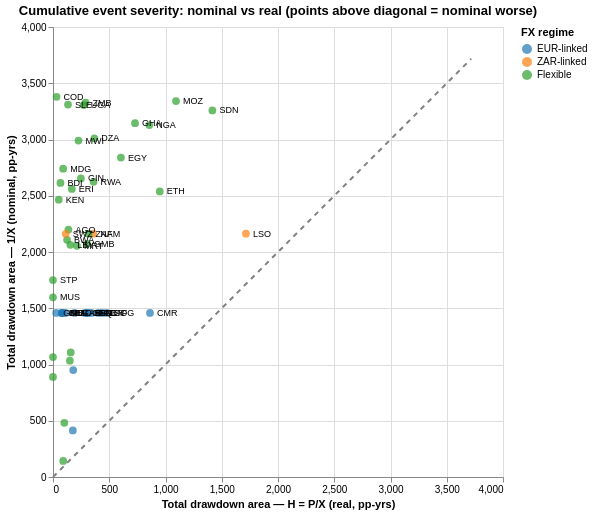

This figure's notebook cell:
### Code cell
# Per-country comparison: drawdown area nominal vs H
# Aggregate by country: total drawdown area and number of events
h_by_c = ev_H_90.groupby('Country').agg(
    n_events_H=('Duration', 'count'),
    total_area_H=('Drawdown_Area', 'sum'),
    total_duration_H=('Duration', 'sum'),
).reset_index()

nom_by_c = ev_nom_90.groupby('Country').agg(
    n_events_nom=('Duration', 'count'),
    total_area_nom=('Drawdown_Area', 'sum'),
    total_duration_nom=('Duration', 'sum'),
).reset_index()

scatter_data = h_by_c.merge(nom_by_c, on='Country', how='outer').fillna(0)
scatter_data['total_area_H'] = scatter_data['total_area_H'].abs()
scatter_data['total_area_nom'] = scatter_data['total_area_nom'].abs()

scatter_data['regime'] = scatter_data['Country'].map(
    lambda c: fx_regime.get(c, 'Flexible')
)

max_val = max(scatter_data['total_area_H'].max(), scatter_data['total_area_nom'].max()) * 1.1

scatter = alt.Chart(scatter_data).mark_circle(size=60).encode(
    x=alt.X('total_area_H:Q', title='Total drawdown area — H = P/X (real, pp-yrs)',
            scale=alt.Scale(domain=[0, max_val])),
    y=alt.Y('total_area_nom:Q', title='Total drawdown area — 1/X (nominal, pp-yrs)',
            scale=alt.Scale(domain=[0, max_val])),
    color=alt.Color('regime:N', title='FX regime',
                    scale=alt.Scale(domain=['EUR-linked', 'ZAR-linked', 'Flexible'],
                                    range=['#1f77b4', '#ff7f0e', '#2ca02c'])),
    tooltip=['Country:N', 'regime:N',
             alt.Tooltip('total_area_H:Q', format='.0f', title='H drawdown'),
             alt.Tooltip('total_area_nom:Q', format='.0f', title='Nominal drawdown'),
             'n_events_H:Q', 'n_events_nom:Q'],
).properties(
    title='Total drawdown area by country: nominal vs real (1990-2023)',
    width=450, height=450
)

line_data = pd.DataFrame({'x': [0, max_val], 'y': [0, max_val]})
diag = alt.Chart(line_data).mark_line(strokeDash=[5,5], color='grey').encode(
    x='x:Q', y='y:Q'
)

# Filter to outliers for labels
threshold = max_val * 0.3
outliers = scatter_data[
    (scatter_data['total_area_nom'] > threshold) | (scatter_data['total_area_H'] > threshold)
].copy()
labels = alt.Chart(outliers).mark_text(
    align='left', dx=7, fontSize=9
).encode(
    x='total_area_H:Q',
    y='total_area_nom:Q',
    text='Country:N'
)

(scatter + diag + labels).properties(
    title='Cumulative event severity: nominal vs real (points above diagonal = nominal worse)'
)

### Figure 1 — Vega-Lite specification as saved in the notebook (floating-point values rounded to 4 significant figures)
{"config": {"view": {"continuousWidth": 300, "continuousHeight": 300}}, "layer": [{"data": {"name": "data-2d0dc20d23da7a37b0ed856e98d4dcea"}, "mark": {"type": "circle", "size": 60}, "encoding": {"color": {"field": "regime", "scale": {"domain": ["EUR-linked", "ZAR-linked", "Flexible"], "range": ["#1f77b4", "#ff7f0e", "#2ca02c"]}, "title": "FX regime", "type": "nominal"}, "tooltip": [{"field": "Country", "type": "nominal"}, {"field": "regime", "type": "nominal"}, {"field": "total_area_H", "format": ".0f", "title": "H drawdown", "type": "quantitative"}, {"field": "total_area_nom", "format": ".0f", "title": "Nominal drawdown", "type": "quantitative"}, {"field": "n_events_H", "type": "quantitative"}, {"field": "n_events_nom", "type": "quantitative"}], "x": {"field": "total_area_H", "scale": {"domain": [0, 3717.0]}, "title": "Total drawdown area — H = P/X (real, pp-yrs)", "type": "quantitative"}, "y": {"field": "total_area_nom", "scale": {"domain": [0, 3717.0]}, "title": "Total drawdown area — 1/X (nominal, pp-yrs)", "type": "quantitative"}}, "title": "Total drawdown area by country: nominal vs real (1990-2023)"}, {"data": {"name": "data-2ca8912567378e03ac1d0f1eaf488a29"}, "mark": {"type": "line", "color": "grey", "strokeDash": [5, 5]}, "encoding": {"x": {"field": "x", "type": "quantitative"}, "y": {"field": "y", "type": "quantitative"}}}, {"data": {"name": "data-3c28106071727974316c403ae6781e3d"}, "mark": {"type": "text", "align": "left", "dx": 7, "fontSize": 9}, "encoding": {"text": {"field": "Country", "type": "nominal"}, "x": {"field": "total_area_H", "type": "quantitative"}, "y": {"field": "total_area_nom", "type": "quantitative"}}}], "height": 450, "title": "Cumulative event severity: nominal vs real (points above diagonal = nominal worse)", "width": 450, "$schema": "https://vega.github.io/schema/vega-lite/v5.20.1.json", "datasets": {"data-2d0dc20d23da7a37b0ed856e98d4dcea": [{"Country": "AGO", "n_events_H": 1.0, "total_area_H": 137.0, "total_duration_H": 6.0, "n_events_nom": 1, "total_area_nom": 2200.0, "total_duration_nom": 34, "regime": "Flexible"}, {"Country": "BDI", "n_events_H": 3.0, "total_area_H": 66.04, "total_duration_H": 10.0, "n_events_nom": 1, "total_area_nom": 2614.0, "total_duration_nom": 34, "regime": "Flexible"}, {"Country": "BEN", "n_events_H": 2.0, "total_area_H": 77.61, "total_duration_H": 8.0, "n_events_nom": 1, "total_area_nom": 1459.0, "total_duration_nom": 31, "regime": "EUR-linked"}, {"Country": "BFA", "n_events_H": 2.0, "total_area_H": 311.5, "total_duration_H": 15.0, "n_events_nom": 1, "total_area_nom": 1459.0, "total_duration_nom": 31, "regime": "EUR-linked"}, {"Country": "BWA", "n_events_H": 2.0, "total_area_H": 124.9, "total_duration_H": 10.0, "n_events_nom": 1, "total_area_nom": 2108.0, "total_duration_nom": 33, "regime": "Flexible"}, {"Country": "CAF", "n_events_H": 1.0, "total_area_H": 437.5, "total_duration_H": 14.0, "n_events_nom": 1, "total_area_nom": 1459.0, "total_duration_nom": 31, "regime": "EUR-linked"}, {"Country": "CIV", "n_events_H": 2.0, "total_area_H": 78.45, "total_duration_H": 8.0, "n_events_nom": 1, "total_area_nom": 1459.0, "total_duration_nom": 31, "regime": "EUR-linked"}, {"Country": "CMR", "n_events_H": 1.0, "total_area_H": 862.1, "total_duration_H": 31.0, "n_events_nom": 1, "total_area_nom": 1459.0, "total_duration_nom": 31, "regime": "EUR-linked"}, {"Country": "COD", "n_events_H": 2.0, "total_area_H": 31.62, "total_duration_H": 6.0, "n_events_nom": 1, "total_area_nom": 3379.0, "total_duration_nom": 34, "regime": "Flexible"}, {"Country": "COG", "n_events_H": 2.0, "total_area_H": 477.9, "total_duration_H": 17.0, "n_events_nom": 1, "total_area_nom": 1459.0, "total_duration_nom": 31, "regime": "EUR-linked"}, {"Country": "COM", "n_events_H": 3.0, "total_area_H": 179.9, "total_duration_H": 16.0, "n_events_nom": 1, "total_area_nom": 951.0, "total_duration_nom": 31, "regime": "EUR-linked"}, {"Country": "CPV", "n_events_H": 2.0, "total_area_H": 176.4, "total_duration_H": 14.0, "n_events_nom": 3, "total_area_nom": 413.5, "total_duration_nom": 26, "regime": "EUR-linked"}, {"Country": "DZA", "n_events_H": 2.0, "total_area_H": 367.5, "total_duration_H": 21.0, "n_events_nom": 1, "total_area_nom": 3010.0, "total_duration_nom": 34, "regime": "Flexible"}, {"Country": "EGY", "n_events_H": 2.0, "total_area_H": 603.6, "total_duration_H": 24.0, "n_events_nom": 1, "total_area_nom": 2840.0, "total_duration_nom": 34, "regime": "Flexible"}, {"Country": "ERI", "n_events_H": 1.0, "total_area_H": 167.0, "total_duration_H": 8.0, "n_events_nom": 1, "total_area_nom": 2561.0, "total_duration_nom": 33, "regime": "Flexible"}, {"Country": "ETH", "n_events_H": 1.0, "total_area_H": 948.8, "total_duration_H": 25.0, "n_events_nom": 1, "total_area_nom": 2538.0, "total_duration_nom": 33, "regime": "Flexible"}, {"Country": "GAB", "n_events_H": 2.0, "total_area_H": 192.8, "total_duration_H": 13.0, "n_events_nom": 1, "total_area_nom": 1459.0, "total_duration_nom": 31, "regime": "EUR-linked"}, {"Country": "GHA", "n_events_H": 2.0, "total_area_H": 729.0, "total_duration_H": 27.0, "n_events_nom": 1, "total_area_nom": 3145.0, "total_duration_nom": 34, "regime": "Flexible"}, {"Country": "GIN", "n_events_H": 2.0, "total_area_H": 248.0, "total_duration_H": 13.0, "n_events_nom": 1, "total_area_nom": 2654.0, "total_duration_nom": 34, "regime": "Flexible"}, {"Country": "GMB", "n_events_H": 2.0, "total_area_H": 303.0, "total_duration_H": 17.0, "n_events_nom": 1, "total_area_nom": 2072.0, "total_duration_nom": 34, "regime": "Flexible"}, {"Country": "GNB", "n_events_H": 1.0, "total_area_H": 27.97, "total_duration_H": 4.0, "n_events_nom": 1, "total_area_nom": 1459.0, "total_duration_nom": 31, "regime": "EUR-linked"}, {"Country": "GNQ", "n_events_H": 2.0, "total_area_H": 284.5, "total_duration_H": 12.0, "n_events_nom": 1, "total_area_nom": 1459.0, "total_duration_nom": 31, "regime": "EUR-linked"}, {"Country": "KEN", "n_events_H": 1.0, "total_area_H": 51.18, "total_duration_H": 4.0, "n_events_nom": 1, "total_area_nom": 2465.0, "total_duration_nom": 34, "regime": "Flexible"}, {"Country": "LBY", "n_events_H": 1.0, "total_area_H": 153.9, "total_duration_H": 4.0, "n_events_nom": 1, "total_area_nom": 2063.0, "total_duration_nom": 31, "regime": "Flexible"}, {"Country": "LSO", "n_events_H": 1.0, "total_area_H": 1715.0, "total_duration_H": 29.0, "n_events_nom": 1, "total_area_nom": 2163.0, "total_duration_nom": 34, "regime": "ZAR-linked"}, {"Country": "MAR", "n_events_H": 2.0, "total_area_H": 90.86, "total_duration_H": 10.0, "n_events_nom": 2, "total_area_nom": 142.3, "total_duration_nom": 13, "regime": "Flexible"}, {"Country": "MDG", "n_events_H": 4.0, "total_area_H": 90.31, "total_duration_H": 12.0, "n_events_nom": 1, "total_area_nom": 2741.0, "total_duration_nom": 34, "regime": "Flexible"}, {"Country": "MLI", "n_events_H": 3.0, "total_area_H": 85.58, "total_duration_H": 10.0, "n_events_nom": 1, "total_area_nom": 1459.0, "total_duration_nom": 31, "regime": "EUR-linked"}, {"Country": "MOZ", "n_events_H": 1.0, "total_area_H": 1093.0, "total_duration_H": 34.0, "n_events_nom": 1, "total_area_nom": 3342.0, "total_duration_nom": 34, "regime": "Flexible"}, {"Country": "MRT", "n_events_H": 2.0, "total_area_H": 212.9, "total_duration_H": 12.0, "n_events_nom": 1, "total_area_nom": 2055.0, "total_duration_nom": 32, "regime": "Flexible"}, {"Country": "MUS", "n_events_H": 0.0, "total_area_H": 0.0, "total_duration_H": 0.0, "n_events_nom": 1, "total_area_nom": 1597.0, "total_duration_nom": 34, "regime": "Flexible"}, {"Country": "MWI", "n_events_H": 1.0, "total_area_H": 226.4, "total_duration_H": 12.0, "n_events_nom": 1, "total_area_nom": 2991.0, "total_duration_nom": 34, "regime": "Flexible"}, {"Country": "NAM", "n_events_H": 2.0, "total_area_H": 357.5, "total_duration_H": 18.0, "n_events_nom": 1, "total_area_nom": 2163.0, "total_duration_nom": 34, "regime": "ZAR-linked"}, {"Country": "NER", "n_events_H": 2.0, "total_area_H": 403.1, "total_duration_H": 17.0, "n_events_nom": 1, "total_area_nom": 1459.0, "total_duration_nom": 31, "regime": "EUR-linked"}, {"Country": "NGA", "n_events_H": 3.0, "total_area_H": 856.1, "total_duration_H": 24.0, "n_events_nom": 1, "total_area_nom": 3128.0, "total_duration_nom": 34, "regime": "Flexible"}, {"Country": "RWA", "n_events_H": 4.0, "total_area_H": 360.7, "total_duration_H": 22.0, "n_events_nom": 1, "total_area_nom": 2624.0, "total_duration_nom": 34, "regime": "Flexible"}, {"Country": "SDN", "n_events_H": 2.0, "total_area_H": 1417.0, "total_duration_H": 28.0, "n_events_nom": 1, "total_area_nom": 3259.0, "total_duration_nom": 34, "regime": "Flexible"}, {"Country": "SEN", "n_events_H": 2.0, "total_area_H": 300.2, "total_duration_H": 19.0, "n_events_nom": 1, "total_area_nom": 1459.0, "total_duration_nom": 31, "regime": "EUR-linked"}, {"Country": "SLE", "n_events_H": 1.0, "total_area_H": 133.3, "total_duration_H": 9.0, "n_events_nom": 1, "total_area_nom": 3310.0, "total_duration_nom": 34, "regime": "Flexible"}, {"Country": "SSD", "n_events_H": 0.0, "total_area_H": 0.0, "total_duration_H": 0.0, "n_events_nom": 1, "total_area_nom": 889.0, "total_duration_nom": 13, "regime": "Flexible"}, {"Country": "STP", "n_events_H": 0.0, "total_area_H": 0.0, "total_duration_H": 0.0, "n_events_nom": 2, "total_area_nom": 1751.0, "total_duration_nom": 30, "regime": "Flexible"}, {"Country": "SWZ", "n_events_H": 2.0, "total_area_H": 112.8, "total_duration_H": 10.0, "n_events_nom": 1, "total_area_nom": 2162.0, "total_duration_nom": 34, "regime": "ZAR-linked"}, {"Country": "SYC", "n_events_H": 4.0, "total_area_H": 150.0, "total_duration_H": 14.0, "n_events_nom": 2, "total_area_nom": 1034.0, "total_duration_nom": 22, "regime": "Flexible"}, {"Country": "TCD", "n_events_H": 2.0, "total_area_H": 342.1, "total_duration_H": 21.0, "n_events_nom": 1, "total_area_nom": 1459.0, "total_duration_nom": 31, "regime": "EUR-linked"}, {"Country": "TGO", "n_events_H": 3.0, "total_area_H": 110.1, "total_duration_H": 12.0, "n_events_nom": 1, "total_area_nom": 1459.0, "total_duration_nom": 31, "regime": "EUR-linked"}, {"Country": "TUN", "n_events_H": 2.0, "total_area_H": 157.7, "total_duration_H": 13.0, "n_events_nom": 2, "total_area_nom": 1108.0, "total_duration_nom": 32, "regime": "Flexible"}, {"Country": "TZA", "n_events_H": 0.0, "total_area_H": 0.0, "total_duration_H": 0.0, "n_events_nom": 1, "total_area_nom": 1066.0, "total_duration_nom": 22, "regime": "Flexible"}, {"Country": "UGA", "n_events_H": 3.0, "total_area_H": 273.3, "total_duration_H": 16.0, "n_events_nom": 1, "total_area_nom": 3306.0, "total_duration_nom": 34, "regime": "Flexible"}, {"Country": "ZAF", "n_events_H": 2.0, "total_area_H": 315.7, "total_duration_H": 18.0, "n_events_nom": 1, "total_area_nom": 2163.0, "total_duration_nom": 34, "regime": "Flexible"}, {"Country": "ZMB", "n_events_H": 1.0, "total_area_H": 289.6, "total_duration_H": 10.0, "n_events_nom": 1, "total_area_nom": 3328.0, "total_duration_nom": 34, "regime": "Flexible"}, {"Country": "ZWE", "n_events_H": 1.0, "total_area_H": 100.7, "total_duration_H": 5.0, "n_events_nom": 1, "total_area_nom": 481.5, "total_duration_nom": 5, "regime": "Flexible"}], "data-2ca8912567378e03ac1d0f1eaf488a29": [{"x": 0.0, "y": 0.0}, {"x": 3717.0, "y": 3717.0}], "data-3c28106071727974316c403ae6781e3d": [{"Country": "AGO", "n_events_H": 1.0, "total_area_H": 137.0, "total_duration_H": 6.0, "n_events_nom": 1, "total_area_nom": 2200.0, "total_duration_nom": 34, "regime": "Flexible"}, {"Country": "BDI", "n_events_H": 3.0, "total_area_H": 66.04, "total_duration_H": 10.0, "n_events_nom": 1, "total_area_nom": 2614.0, "total_duration_nom": 34, "regime": "Flexible"}, {"Country": "BEN", "n_events_H": 2.0, "total_area_H": 77.61, "total_duration_H": 8.0, "n_events_nom": 1, "total_area_nom": 1459.0, "total_duration_nom": 31, "regime": "EUR-linked"}, {"Country": "BFA", "n_events_H": 2.0, "total_area_H": 311.5, "total_duration_H": 15.0, "n_events_nom": 1, "total_area_nom": 1459.0, "total_duration_nom": 31, "regime": "EUR-linked"}, {"Country": "BWA", "n_events_H": 2.0, "total_area_H": 124.9, "total_duration_H": 10.0, "n_events_nom": 1, "total_area_nom": 2108.0, "total_duration_nom": 33, "regime": "Flexible"}, {"Country": "CAF", "n_events_H": 1.0, "total_area_H": 437.5, "total_duration_H": 14.0, "n_events_nom": 1, "total_area_nom": 1459.0, "total_duration_nom": 31, "regime": "EUR-linked"}, {"Country": "CIV", "n_events_H": 2.0, "total_area_H": 78.45, "total_duration_H": 8.0, "n_events_nom": 1, "total_area_nom": 1459.0, "total_duration_nom": 31, "regime": "EUR-linked"}, {"Country": "CMR", "n_events_H": 1.0, "total_area_H": 862.1, "total_duration_H": 31.0, "n_events_nom": 1, "total_area_nom": 1459.0, "total_duration_nom": 31, "regime": "EUR-linked"}, {"Country": "COD", "n_events_H": 2.0, "total_area_H": 31.62, "total_duration_H": 6.0, "n_events_nom": 1, "total_area_nom": 3379.0, "total_duration_nom": 34, "regime": "Flexible"}, {"Country": "COG", "n_events_H": 2.0, "total_area_H": 477.9, "total_duration_H": 17.0, "n_events_nom": 1, "total_area_nom": 1459.0, "total_duration_nom": 31, "regime": "EUR-linked"}, {"Country": "DZA", "n_events_H": 2.0, "total_area_H": 367.5, "total_duration_H": 21.0, "n_events_nom": 1, "total_area_nom": 3010.0, "total_duration_nom": 34, "regime": "Flexible"}, {"Country": "EGY", "n_events_H": 2.0, "total_area_H": 603.6, "total_duration_H": 24.0, "n_events_nom": 1, "total_area_nom": 2840.0, "total_duration_nom": 34, "regime": "Flexible"}, {"Country": "ERI", "n_events_H": 1.0, "total_area_H": 167.0, "total_duration_H": 8.0, "n_events_nom": 1, "total_area_nom": 2561.0, "total_duration_nom": 33, "regime": "Flexible"}, {"Country": "ETH", "n_events_H": 1.0, "total_area_H": 948.8, "total_duration_H": 25.0, "n_events_nom": 1, "total_area_nom": 2538.0, "total_duration_nom": 33, "regime": "Flexible"}, {"Country": "GAB", "n_events_H": 2.0, "total_area_H": 192.8, "total_duration_H": 13.0, "n_events_nom": 1, "total_area_nom": 1459.0, "total_duration_nom": 31, "regime": "EUR-linked"}, {"Country": "GHA", "n_events_H": 2.0, "total_area_H": 729.0, "total_duration_H": 27.0, "n_events_nom": 1, "total_area_nom": 3145.0, "total_duration_nom": 34, "regime": "Flexible"}, {"Country": "GIN", "n_events_H": 2.0, "total_area_H": 248.0, "total_duration_H": 13.0, "n_events_nom": 1, "total_area_nom": 2654.0, "total_duration_nom": 34, "regime": "Flexible"}, {"Country": "GMB", "n_events_H": 2.0, "total_area_H": 303.0, "total_duration_H": 17.0, "n_events_nom": 1, "total_area_nom": 2072.0, "total_duration_nom": 34, "regime": "Flexible"}, {"Country": "GNB", "n_events_H": 1.0, "total_area_H": 27.97, "total_duration_H": 4.0, "n_events_nom": 1, "total_area_nom": 1459.0, "total_duration_nom": 31, "regime": "EUR-linked"}, {"Country": "GNQ", "n_events_H": 2.0, "total_area_H": 284.5, "total_duration_H": 12.0, "n_events_nom": 1, "total_area_nom": 1459.0, "total_duration_nom": 31, "regime": "EUR-linked"}, {"Country": "KEN", "n_events_H": 1.0, "total_area_H": 51.18, "total_duration_H": 4.0, "n_events_nom": 1, "total_area_nom": 2465.0, "total_duration_nom": 34, "regime": "Flexible"}, {"Country": "LBY", "n_events_H": 1.0, "total_area_H": 153.9, "total_duration_H": 4.0, "n_events_nom": 1, "total_area_nom": 2063.0, "total_duration_nom": 31, "regime": "Flexible"}, {"Country": "LSO", "n_events_H": 1.0, "total_area_H": 1715.0, "total_duration_H": 29.0, "n_events_nom": 1, "total_area_nom": 2163.0, "total_duration_nom": 34, "regime": "ZAR-linked"}, {"Country": "MDG", "n_events_H": 4.0, "total_area_H": 90.31, "total_duration_H": 12.0, "n_events_nom": 1, "total_area_nom": 2741.0, "total_duration_nom": 34, "regime": "Flexible"}, {"Country": "MLI", "n_events_H": 3.0, "total_area_H": 85.58, "total_duration_H": 10.0, "n_events_nom": 1, "total_area_nom": 1459.0, "total_duration_nom": 31, "regime": "EUR-linked"}, {"Country": "MOZ", "n_events_H": 1.0, "total_area_H": 1093.0, "total_duration_H": 34.0, "n_events_nom": 1, "total_area_nom": 3342.0, "total_duration_nom": 34, "regime": "Flexible"}, {"Country": "MRT", "n_events_H": 2.0, "total_area_H": 212.9, "total_duration_H": 12.0, "n_events_nom": 1, "total_area_nom": 2055.0, "total_duration_nom": 32, "regime": "Flexible"}, {"Country": "MUS", "n_events_H": 0.0, "total_area_H": 0.0, "total_duration_H": 0.0, "n_events_nom": 1, "total_area_nom": 1597.0, "total_duration_nom": 34, "regime": "Flexible"}, {"Country": "MWI", "n_events_H": 1.0, "total_area_H": 226.4, "total_duration_H": 12.0, "n_events_nom": 1, "total_area_nom": 2991.0, "total_duration_nom": 34, "regime": "Flexible"}, {"Country": "NAM", "n_events_H": 2.0, "total_area_H": 357.5, "total_duration_H": 18.0, "n_events_nom": 1, "total_area_nom": 2163.0, "total_duration_nom": 34, "regime": "ZAR-linked"}, {"Country": "NER", "n_events_H": 2.0, "total_area_H": 403.1, "total_duration_H": 17.0, "n_events_nom": 1, "total_area_nom": 1459.0, "total_duration_nom": 31, "regime": "EUR-linked"}, {"Country": "NGA", "n_events_H": 3.0, "total_area_H": 856.1, "total_duration_H": 24.0, "n_events_nom": 1, "total_area_nom": 3128.0, "total_duration_nom": 34, "regime": "Flexible"}, {"Country": "RWA", "n_events_H": 4.0, "total_area_H": 360.7, "total_duration_H": 22.0, "n_events_nom": 1, "total_area_nom": 2624.0, "total_duration_nom": 34, "regime": "Flexible"}, {"Country": "SDN", "n_events_H": 2.0, "total_area_H": 1417.0, "total_duration_H": 28.0, "n_events_nom": 1, "total_area_nom": 3259.0, "total_duration_nom": 34, "regime": "Flexible"}, {"Country": "SEN", "n_events_H": 2.0, "total_area_H": 300.2, "total_duration_H": 19.0, "n_events_nom": 1, "total_area_nom": 1459.0, "total_duration_nom": 31, "regime": "EUR-linked"}, {"Country": "SLE", "n_events_H": 1.0, "total_area_H": 133.3, "total_duration_H": 9.0, "n_events_nom": 1, "total_area_nom": 3310.0, "total_duration_nom": 34, "regime": "Flexible"}, {"Country": "STP", "n_events_H": 0.0, "total_area_H": 0.0, "total_duration_H": 0.0, "n_events_nom": 2, "total_area_nom": 1751.0, "total_duration_nom": 30, "regime": "Flexible"}, {"Country": "SWZ", "n_events_H": 2.0, "total_area_H": 112.8, "total_duration_H": 10.0, "n_events_nom": 1, "total_area_nom": 2162.0, "total_duration_nom": 34, "regime": "ZAR-linked"}, {"Country": "TCD", "n_events_H": 2.0, "total_area_H": 342.1, "total_duration_H": 21.0, "n_events_nom": 1, "total_area_nom": 1459.0, "total_duration_nom": 31, "regime": "EUR-linked"}, {"Country": "TGO", "n_events_H": 3.0, "total_area_H": 110.1, "total_duration_H": 12.0, "n_events_nom": 1, "total_area_nom": 1459.0, "total_duration_nom": 31, "regime": "EUR-linked"}, {"Country": "UGA", "n_events_H": 3.0, "total_area_H": 273.3, "total_duration_H": 16.0, "n_events_nom": 1, "total_area_nom": 3306.0, "total_duration_nom": 34, "regime": "Flexible"}, {"Country": "ZAF", "n_events_H": 2.0, "total_area_H": 315.7, "total_duration_H": 18.0, "n_events_nom": 1, "total_area_nom": 2163.0, "total_duration_nom": 34, "regime": "Flexible"}, {"Country": "ZMB", "n_events_H": 1.0, "total_area_H": 289.6, "total_duration_H": 10.0, "n_events_nom": 1, "total_area_nom": 3328.0, "total_duration_nom": 34, "regime": "Flexible"}]}}
